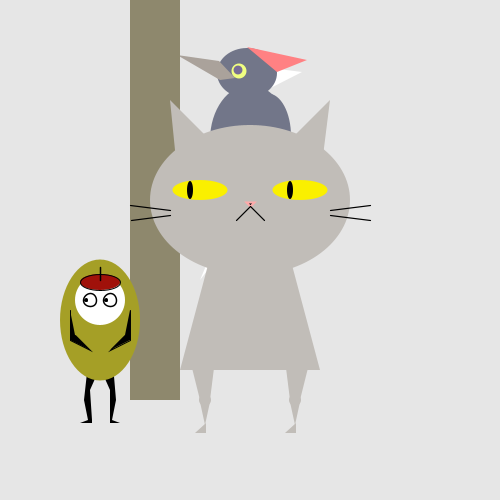
Frame 1 (no input)
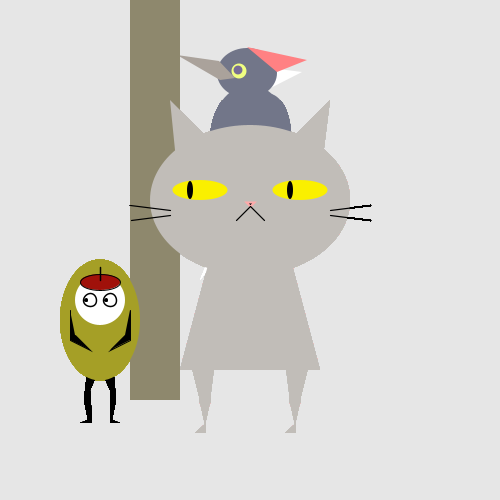
Frame 60 (the mouse pressed at the canvas centre just before this capture)
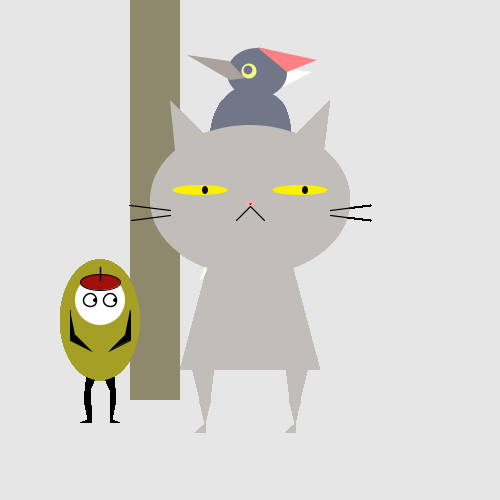
Frame 120 (the mouse held since frame 60 and released just before this capture)

The Processing sketch that drew these frames (run headless with seeded random() and noise(); from frame 60 on, the mouse is pressed at the canvas centre):

// Processing sketch: processing_135207
// ── processing_135207.pde

void setup() {
  size(500, 500);
  background(230);
  smooth();
}

void draw() {
  
  drawBird(0, 9, 15);
  drawCat(20, 55);
  drawOlive(80, 121, 13, 50, 50,-100,100);
}


void drawCat(int k, int l){ //draws cat

if(mousePressed == true) {
    k = 10;
  }
  else if(mousePressed == false) {
    k = 20;
  }
    
  fill(193, 189, 184);
  triangle(170, 100, 250, 180, 180, 200); //left ear
  triangle(330, 100, 250, 180, 320, 180); // right ear
  quad(190, 360, 215, 360, 210, 400, 200, 400); //left leg
  quad(310, 360, 285, 360, 290, 400, 300, 400); //right leg
  triangle(210, 402, 200, 402, 205, 425); //left calf
  triangle(290, 402, 300, 402, 295, 425); //right calf
  triangle(206, 423, 195, 433, 206, 433);
  triangle(296, 423, 285, 433, 296, 433); // right foot
  //noStroke();
  ellipse(205, 400, 12, 12); //left knee
  ellipse(295, 400, 12, 12); //right knee
  //stroke(0,0,0);
  quad(220, 220, 280, 220, 320, 370, 180, 370); //torso
  ellipse(250, 200, 200, 150); //head
  fill(250, 240, 0);
  ellipse(200, 190, l, k); //left eye
  ellipse(300, 190, l, k); //right eye
  fill(0, 0, 0);
  /*for(int j = 188; j < width/2; //need to figure out how to move the eyes
   for(mouseX < (width/2)){
   for(mouseX > 188){
   int j = mouseX;
   }
   }
   */
  if (mouseX <= width/2 - 25) {
    ellipse(190, 190, 6, k-2); //left pupil originall
    ellipse(290, 190, 6, k-2); //right pupil
  }
  else if (mouseX >= width/2 +25) {
    ellipse(215, 190, 6, k-3); //left pupil originall
    ellipse(315, 190, 6, k-3);
  }
  else {
    ellipse(205, 190, 6, k-2);
    ellipse(305, 190, 6, k-2);
  }
  /*else if (mouseX > k/2 - 25) {
    if (mouseX < k/2 +25) {
      ellipse(205, 190, 6, i-2);
      ellipse(305, 190, 6, i-2);
    }
  }
  */
  
  if(keyPressed){
    noStroke();
    fill(242, 159, 159, 100);
    ellipse(185, 215, 35, 25);
    ellipse(315, 215, 35, 25);
    //ellipse(250, 200, 200, 150); //head
  }


  strokeWeight(2);
  stroke(254, 170, 170);
  triangle(246, 202, 254, 202, 250, 206);
  strokeWeight(1.2);
  stroke(0, 0, 0);
  line(250, 206, 236, 220); //mouthleft
  line(250, 206, 264, 220); //mouthright
  line(170, 210, 130, 205); //whisker upper left
  line(170, 215, 131, 220); //whisker lower left
  line(330, 210, 370, 205); //whisker upper right
  line(330, 215, 370, 220); //whisker lower right
}


void drawBird(int h, int i, int j) {
  if(mousePressed == true){
    h = 7;
  }
  else if (mousePressed == false){
    h = -3;
  }
 noStroke();
 fill(230); //bird underhead rect??
  rect(140,40,180,60);
  //HEAD PARTS START HERE
  noStroke();
  fill(255);
  triangle(250+h,65,305+h,72,250+h,100);//feather 2
  fill(114,118,137);
  ellipse(250+h,73,60,50);//head
  fill(255,129,131);
  triangle(250+h,47,310+h,60,280+h,72);//feather
  fill(170,162,155);
  quad(180+h,55,222+h,61,238+h,78,223+h,80);//beak
  if(keyPressed == true){
    i = 1;
    j = 1;       
  }
  else if (keyPressed == false){
    i = 9;
    j = 15;
  }
  fill(240,255,129);
  ellipse(242+h,71,15,j);//eyewhite
  fill(119,109,149);
  ellipse(241+h,70,9,i);//iris
/*HEAD PARTS ENDS HERE*/
  stroke(170,162,155);
  strokeWeight(5);
  line(180,140,190,160);
  line(180,170,190,160);
  noStroke();
  fill(142,136,109);
  rect(130,0,50,400);//tree
  //treering1
  /*stroke(198,188,164);
  noFill();
  smooth();
  strokeWeight(8);
  for (int i = 10; i < 300; i+=70) {
    arc(134,i,38,38,PI+HALF_PI,TWO_PI+HALF_PI);
  }
  //treering1 ends here
  //treering2
  fill(108,96,69);
  smooth();
  noStroke();
  for (int i = 10; i < 300; i+=70) {
    arc(131,i,13,13,PI+HALF_PI,TWO_PI+HALF_PI);
  }
  */
  //treering2ends here
  noStroke();
 
  fill(114,118,137);
  ellipse(250,140,80,110);//body
  fill(255);
  triangle(238,190,278,180,200,280);//tail 1
  fill(114,118,137);
  triangle(238,189,279,179,240,245);//tail 2
  triangle(188,160,230,145,235,185);//thigh
   
  fill(255,129,131);
  triangle(245,135,291,135,270,208);//wing3
  fill(255);
  triangle(250,135,291,135,280,210);//wing1
  fill(114,118,137);
  ellipse(268,136,46,85);//wing2
}

void drawOlive(int bWidth, int bHeight, float eHWidth, int hWidth, int hHeight, int u, int r) {
  fill(0);
  noStroke();
  
  
 
beginShape();//legleft
vertex(230+u,200+r);
vertex(195+u,200+r);
vertex(184+u,300+r);
vertex(188+u,320+r);
vertex(192+u,320+r);
vertex(190+u,290+r);
endShape();
 
 
beginShape(); //left foot
vertex(188+u,320+r);
vertex(180+u,323+r);
vertex(192+u,323+r);
vertex(192+u,320+r);
endShape();
 
 
beginShape();//legright
vertex(170+u,200+r);
vertex(205+u,170+r);
vertex(216+u,300+r);
vertex(212+u,320+r);
vertex(210+u,320+r);
vertex(210+u,290+r);
endShape();
 
 
beginShape(); //Right foot
vertex(212+u,320+r);
vertex(220+u,323+r);
vertex(210+u,323+r);
vertex(210+u,320+r);
endShape();
 
 
fill(165,159,38);//shirt color
 
  ellipse(200+u, 220+r, bWidth, bHeight);//body
 
fill(255);
ellipse(200+u, 200+r, hHeight, hWidth);//head
smooth();
stroke(1);
strokeWeight(1.5);
 
 ellipse(190+u, 200+r, eHWidth, eHWidth);//Left eye
 ellipse(210+u, 200+r, eHWidth, eHWidth);//right eye
 
fill(0);
strokeWeight(1);
//ellipse(190,200,3,3); //Eye ball left
//ellipse(210,200,3,3);//Eye ball right
if(mouseX <= 195+u && mouseX > 185+u){
  ellipse(mouseX,200+r,3,3);//Moving Eye ball right
  ellipse(mouseX+20,200+r,3,3);
}else if(mouseX > 195+u){
   ellipse(195+u,200+r,3,3);
   ellipse(215+u, 200+r, 3, 3);
}else if(mouseX < 185+u){
  ellipse(186+u,200+r,3,3);
  ellipse(206+u, 200+r, 3, 3);
}
 
 
beginShape();
vertex(230+u,210+r);//right arm
vertex(230+u,240+r);
vertex(210+u,250+r);
vertex(225+u,235+r);
endShape();
beginShape();
vertex(170+u,210+r);//left arm
vertex(170+u,240+r);
vertex(190+u,250+r);
vertex(175+u,235+r);

endShape();
fill(160,17,10);
ellipse(200+u,182+r,40,16);
strokeWeight(1.5);
line(200+u,167+r,200+u,180+r);
 
  if (keyPressed == true) {
    bWidth += 5;
    bHeight += 5;
    
    hWidth =60;
    hHeight =60;
   
  if (eHWidth<18) {
     
    eHWidth += .5 ;
  }
  }
}
